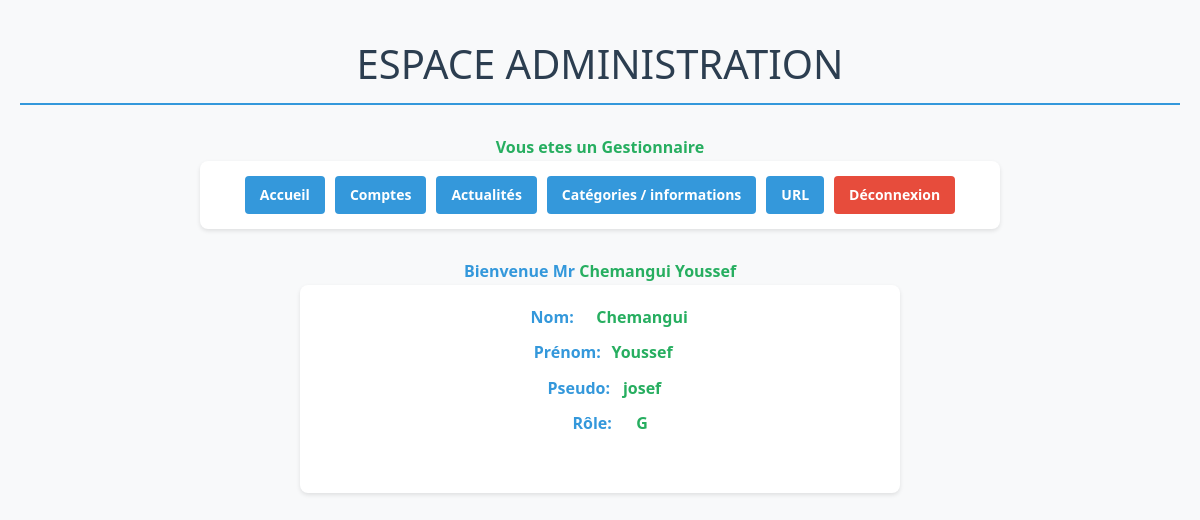
The app's page /session/admin_accueil.php (signed in) with its own data.
### tables this page shows
CREATE TABLE `t_profil_pfl` (
  `cpt_pseudo` varchar(20) NOT NULL,
  `pfl_nom` varchar(80) NOT NULL,
  `pfl_prenom` varchar(80) NOT NULL,
  `pfl_email` varchar(80) NOT NULL,
  `pfl_role` char(1) NOT NULL,
  `pfl_validite` char(1) NOT NULL,
  `pfl_date` date DEFAULT NULL
);

### session/admin_accueil.php (the view, shortened to what this page needs)
<!DOCTYPE html>
<html>
<head>
    <link href="https://cdn.jsdelivr.net/npm/bootstrap@5.3.0/dist/css/bootstrap.min.css" rel="stylesheet">
</head>
<body>
</body>
</html>
<body>
    <h1>ESPACE ADMINISTRATION</h1>
    <?php
    if (isset($_SESSION['role'])) {
        if ($_SESSION['role'] == 'R') {
            echo "<a style='color: #e74c3c;'>Vous etes un Rédacteur</a>";
            echo "<div class='menu'>";
            echo "<div class='menu-container'>";
            echo "<a href='admin_accueil.php' class='menu-button'>Accueil</a>";
            echo "<a href='actualites.php' class='menu-button'>Actualités</a>";
            echo "<a href='admin_categories.php' class='menu-button'>Catégories / informations</a>";
            echo "<a href='url.php' class='menu-button'>URL</a>";
            echo "<a href='deconnexion.php' class='menu-button' style='background-color: #e74c3c;'>Déconnexion</a>";
            echo "</div>";
            echo "</div>";
        } elseif ($_SESSION['role'] == 'G') {
            echo "Vous etes un Gestionnaire";
            echo "<div class='menu'>";
            echo "<div class='menu-container'>";
            echo "<a href='admin_accueil.php' class='menu-button'>Accueil</a>";
            echo "<a href='admin_comptes.php' class='menu-button'>Comptes</a>";
            echo "<a href='actualites.php' class='menu-button'>Actualités</a>";
            echo "<a href='admin_categories.php' class='menu-button'>Catégories / informations</a>";
            echo "<a href='url.php' class='menu-button'>URL</a>";
            echo "<a href='deconnexion.php' class='menu-button' style='background-color: #e74c3c;'>Déconnexion</a>";
            echo "</div>";
            echo "</div>";
        }
    }
    ?>
    <?php
        $mysqli = new mysqli('localhost', 'e22204613sql', 'xdO9N6!G', 'e22204613_db2');
        $login = htmlspecialchars($_SESSION['login']);
        $sql = "SELECT * FROM t_profil_pfl WHERE cpt_pseudo = '" . $login . "';";
        $resultat = $mysqli->query($sql);
        while ($personne = $resultat->fetch_assoc()) {
            echo "<div><strong>Bienvenue Mr</strong> " . ($personne['pfl_nom']) . "\n". ($personne['pfl_prenom']) . "</div>";
            echo "<div class='ligne'>";
            echo "<div><strong>Nom:</strong> " . ($personne['pfl_nom']) . "</div>";
            echo "<div><strong>Prénom:</strong> " . ($personne['pfl_prenom']) . "</div>";
            echo "<div><strong>Pseudo:</strong> " . ($personne['cpt_pseudo']) . "</div>";
            echo "<div><strong>Rôle:</strong> " . ($personne['pfl_role']) . "</div>";
            echo "<br>";
            echo "</div>";
        }
    ?>
</body>
</html>

### session/admin_accueil.php (style rules this page uses)
body { font-family: 'Segoe UI', Tahoma, Geneva, Verdana, sans-serif; background-color: #f8f9fa; color: #343a40; line-height: 1.6; padding: 20px; }
h1 { color: #2c3e50; text-align: center; margin-bottom: 30px; padding-bottom: 15px; border-bottom: 2px solid #3498db; }
.ligne { background-color: white; border-radius: 8px; padding: 20px; margin-bottom: 15px; box-shadow: 0 2px 4px rgba(0, 0, 0, 0.1); max-width: 600px; margin-left: auto; margin-right: auto; }
.ligne div { margin-bottom: 10px; }
strong { color: #3498db; min-width: 80px; display: inline-block; }
body { text-align: center; font-weight: bold; color: #27ae60; margin: 20px 0; }
.menu { background-color: white; border-radius: 8px; padding: 15px; margin-bottom: 30px; box-shadow: 0 2px 4px rgba(0, 0, 0, 0.1); max-width: 800px; margin-left: auto; margin-right: auto; }
.menu-container { display: flex; flex-wrap: wrap; justify-content: center; gap: 10px; }
.menu-button { padding: 8px 15px; background-color: #3498db; color: white; border: none; border-radius: 4px; cursor: pointer; transition: background-color 0.3s; text-decoration: none; font-size: 14px; }

### records on screen
t_profil_pfl: pfl_nom "Chemangui", pfl_prenom "Youssef", cpt_pseudo "josef", pfl_role "G"
